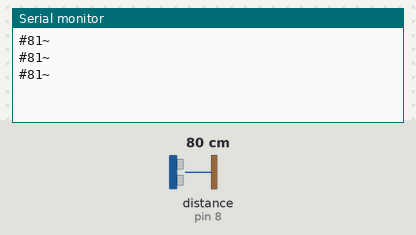
A sketch run on a simulated Arduino Uno, built with avr-gcc and run on an emulated ATmega328P. On the bench: the last lines printed to the serial monitor. Inputs (shaded band) come from the test bench; at power-on: distance to the obstacle (sensor on pin 8) 80 cm. The echo pulse lasts 58.3 µs per cm.

Above: at 1.5 s.
1.6 s: distance to the obstacle (sensor on pin 8) set to 2 cm
At 2.5 s:
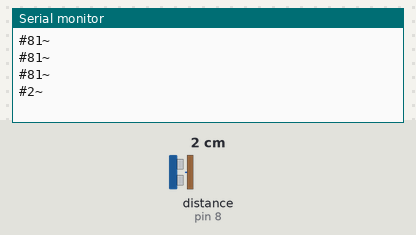
3.1 s: distance to the obstacle (sensor on pin 8) set to 4 cm
At 3.8 s:
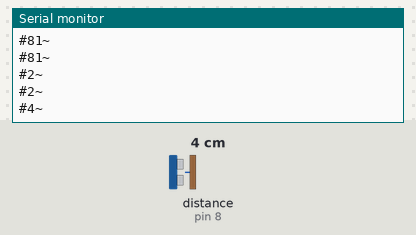
Timing chart, 0 to 6.1 s (numbered marks = the images above; inputs shaded):
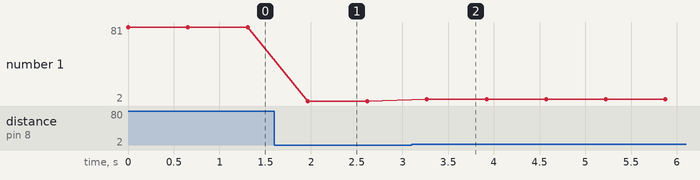

The sketch:

distance_android.ino
```cpp
#include <NewPing.h>

#define TRIGGER_PIN 9    //Arduino pint tied to trigger pin
#define ECHO_PIN 8       //Arduino pin tied to echo pin
#define MAX_DISTANCE 250 //Maximum distance to ping (in cm)

char command;
char sending;
String string;

NewPing sonar(TRIGGER_PIN, ECHO_PIN, MAX_DISTANCE); // NewPing setup of pins and maximum distance.

void setup() {
  Serial.begin(9600);
}

void loop() {
  sendDistanceValue();
  delay(100);
}

void sendDistanceValue() {
  Serial.print('#');                  //puts # before the values so our app knows what to do with the data
  delay(50);                          // Wait 50ms between pings (about 20 pings/sec). 29ms should be the shortest delay between pings.
  unsigned int uS = sonar.ping();     // Send ping, get ping time in microseconds (uS).
  Serial.print(sonar.convert_cm(uS)); // Convert ping time to distance and print result (0 = outside set distance range, no ping echo)
  Serial.print('~');                  //used as an end of transmission character - used in app for string length
  Serial.println();
  delay(500);
}
```

Measured:
- after the input at 1.6 s, the serial monitor: prints a new line after 0.37 s (image 1)
- after the input at 3.1 s, the serial monitor: prints a new line after 0.17 s (image 2)
- plotted number 1: 81 → 2 after the input at 1.6 s, 2 → 4 after the input at 3.1 s
